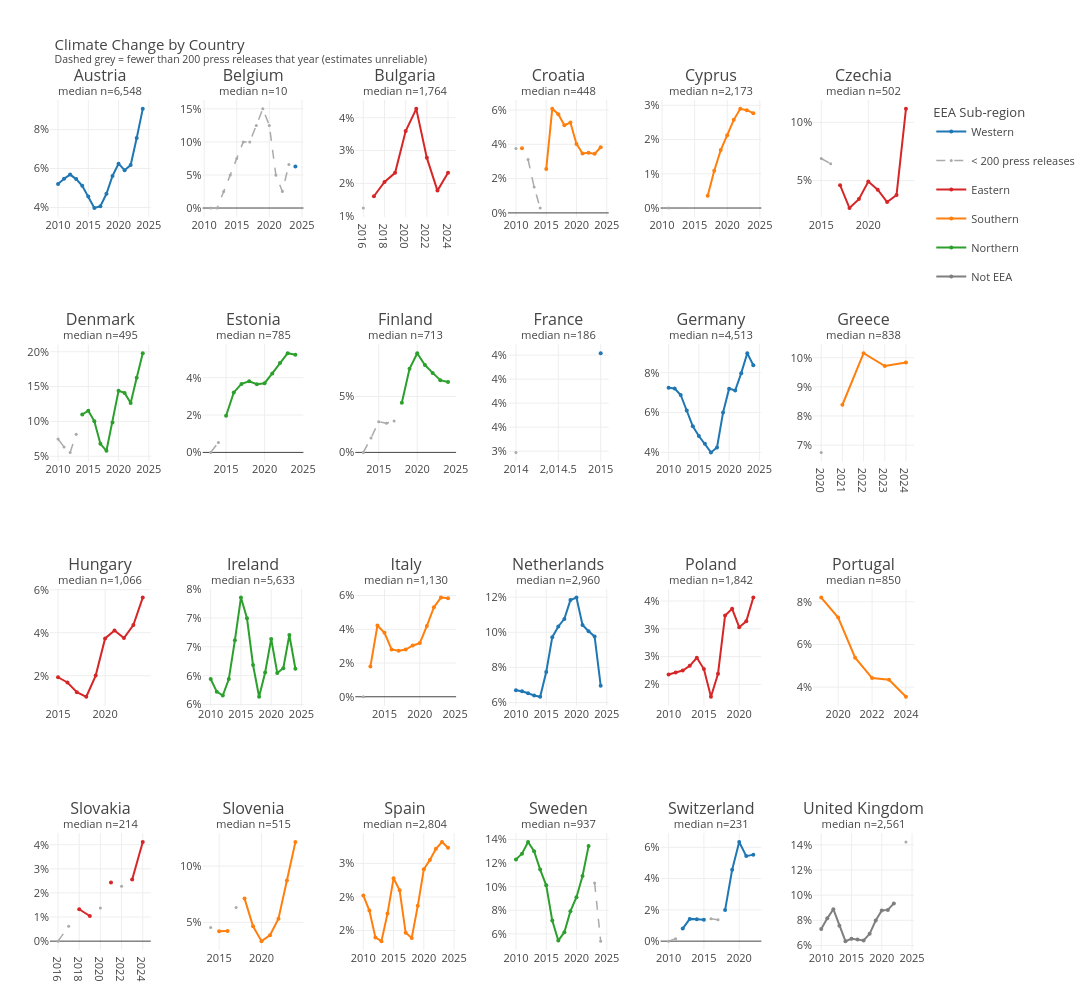
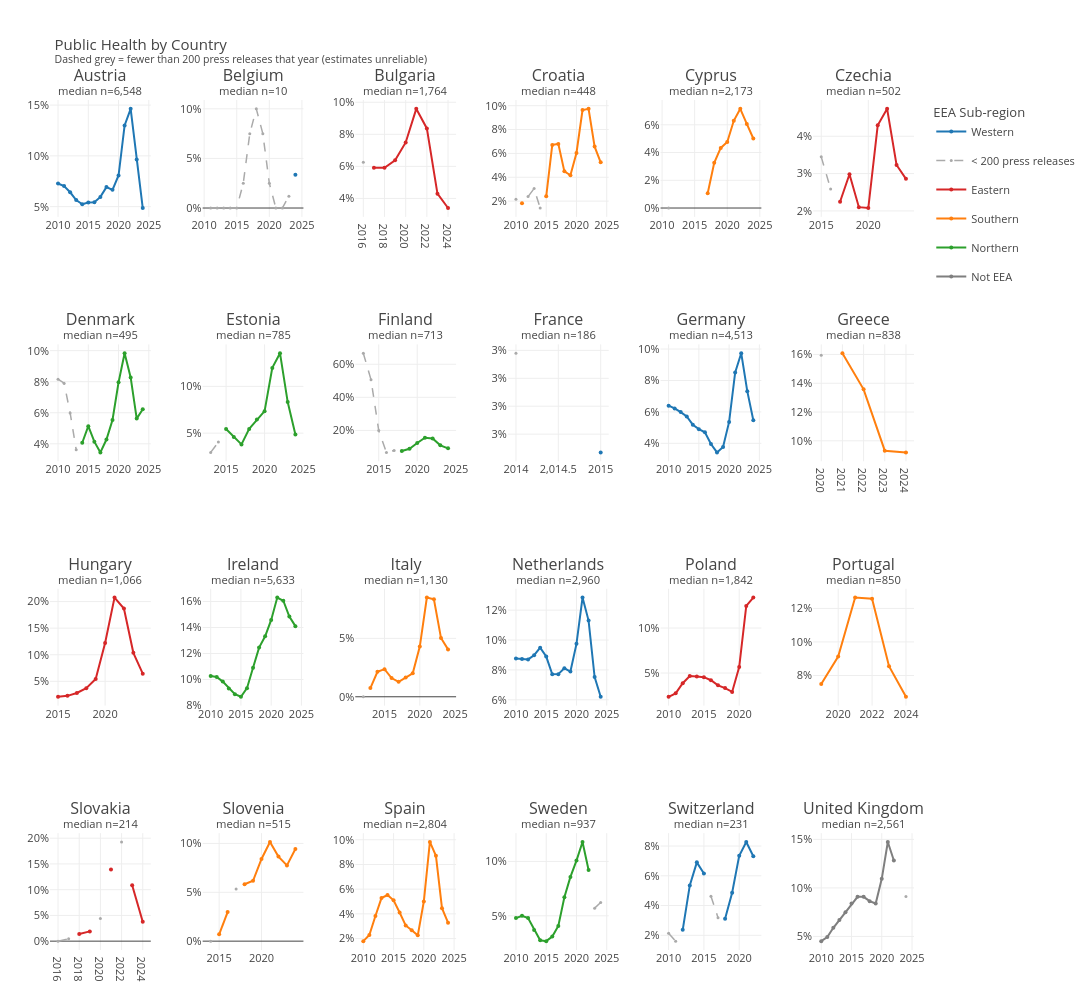

These figures' notebook cell, in order:
### Markdown cell above
## Country-level figures

Four figures showing attention to climate change, public health, and the climate–health nexus by country, 2010–2024. Countries are coloured by EEA sub-region (Western / Eastern / Northern / Southern / UK). Each panel uses an independent y-axis to show within-country trends clearly.

### Code cell
# ── Country-level figures ─────────────────────────────────────────────────────

df_country = pd.read_csv('../data/indicator_5_3_3_country.csv')
df_country = df_country[df_country['year'] < 2025]

# ── Infer total press releases per country-year from sum/mean ────────────────
# environment_climate_mean = climate_sum / n_total  →  n_total = sum / mean
# Use whichever mean is > 0; leave as NaN if all three are zero (no data).
def infer_n_total(row):
    for sum_col, mean_col in [('environment_climate_sum', 'environment_climate_mean'),
                               ('healthcare_sum',          'healthcare_mean'),
                               ('climate_health_sum',      'climate_health_mean')]:
        if row[mean_col] > 0:
            return round(row[sum_col] / row[mean_col])
    return np.nan

df_country['n_total'] = df_country.apply(infer_n_total, axis=1)

# Years with fewer than MIN_N press releases are flagged as low-reliability.
MIN_N = 200

# ── EEA sub-region colours ───────────────────────────────────────────────────
region_colors = {
    'Western':  '#1f77b4',
    'Eastern':  '#d62728',
    'Northern': '#2ca02c',
    'Southern': '#ff7f0e',
    'Not EEA':  '#7f7f7f',   # UK
}

country_subplot_configs = {
    'environment_climate_mean': {
        'title': 'Climate Change by Country',
        'filename': 'indicator_5_3_3_country_climate_change.pdf',
        'format_pct': True,
    },
    'healthcare_mean': {
        'title': 'Public Health by Country',
        'filename': 'indicator_5_3_3_country_public_health.pdf',
        'format_pct': True,
    },
    'climate_health_mean': {
        'title': 'Climate & Health Nexus (mean) by Country',
        'filename': 'indicator_5_3_3_country_nexus_mean.pdf',
        'format_pct': True,
    },
    'climate_health_sum': {
        'title': 'Climate & Health Nexus (sum) by Country',
        'filename': 'indicator_5_3_3_country_nexus_sum.pdf',
        'format_pct': False,
    },
}

countries_sorted = sorted(df_country['country'].unique())
df_country['country'] = pd.Categorical(df_country['country'],
                                        categories=countries_sorted, ordered=True)
NCOLS = 6


def create_country_figure(df, col, config, save_path, min_n=MIN_N):
    """
    Faceted small-multiples figure: one panel per country, coloured by EEA sub-region.

    Data quality: years with fewer than `min_n` total press releases are shown
    as dashed grey; years above the threshold are solid coloured. None values are
    inserted so that the two traces never overlap and lines break cleanly at
    transitions between reliable and unreliable stretches.
    Panel titles show each country's median annual press-release count.
    """
    # Apply 2-pass rolling smoothing per country (same as party-family figures)
    smoothed = []
    for country in countries_sorted:
        sub = df[df['country'] == country].copy().sort_values('year')
        sub[col] = sub[col].rolling(window=2, min_periods=1).mean()
        sub[col] = sub[col].rolling(window=2, min_periods=1).mean()
        smoothed.append(sub)
    df_sm = pd.concat(smoothed, ignore_index=True)

    nrows = -(-len(countries_sorted) // NCOLS)   # ceiling division

    # Build panel titles with median n
    median_n = df.groupby('country')['n_total'].median().reindex(countries_sorted)
    panel_titles = [
        f"{c}<br><sup>median n={int(median_n[c]):,}</sup>"
        if pd.notna(median_n[c]) else f"{c}<br><sup>median n=?</sup>"
        for c in countries_sorted
    ]

    fig = make_subplots(
        rows=nrows, cols=NCOLS,
        subplot_titles=panel_titles,
        horizontal_spacing=0.06,
        vertical_spacing=0.15,
    )

    seen_regions = set()
    lo_legend_added = False

    for idx, country in enumerate(countries_sorted):
        row     = idx // NCOLS + 1
        col_num = idx % NCOLS + 1
        sub     = df_sm[df_sm['country'] == country].sort_values('year')

        region_label = df[df['country'] == country]['EEA sub-region division'].iloc[0]
        color = region_colors.get(region_label, '#888888')

        # Build two parallel arrays with None gaps so each year belongs to
        # exactly one trace — no overlap, clean line breaks at transitions.
        x_hi, y_hi = [], []
        x_lo, y_lo = [], []
        for _, r in sub.iterrows():
            is_reliable = pd.notna(r['n_total']) and r['n_total'] >= min_n
            if is_reliable:
                x_hi.append(r['year']);  y_hi.append(r[col])
                x_lo.append(None);       y_lo.append(None)
            else:
                x_hi.append(None);       y_hi.append(None)
                x_lo.append(r['year']);  y_lo.append(r[col])

        # ── Reliable years: solid coloured line (breaks at lo gaps) ──────────
        fig.add_trace(
            go.Scatter(
                x=x_hi, y=y_hi,
                mode='lines+markers',
                name=region_label,
                line=dict(color=color, width=2),
                marker=dict(size=4),
                connectgaps=False,
                showlegend=(region_label not in seen_regions),
                legendgroup=region_label,
            ),
            row=row, col=col_num,
        )
        seen_regions.add(region_label)

        # ── Low-n years: dashed grey line (breaks at hi gaps) ────────────────
        if any(v is not None for v in y_lo):
            fig.add_trace(
                go.Scatter(
                    x=x_lo, y=y_lo,
                    mode='lines+markers',
                    name=f'< {min_n} press releases',
                    line=dict(color='#aaaaaa', width=1.5, dash='dash'),
                    marker=dict(size=3, color='#aaaaaa'),
                    connectgaps=False,
                    showlegend=not lo_legend_added,
                    legendgroup='low_n',
                ),
                row=row, col=col_num,
            )
            lo_legend_added = True

        if config['format_pct']:
            fig.update_yaxes(tickformat='.0%', row=row, col=col_num)

    fig.update_layout(
        title=dict(
            text=(f"{config['title']}"
                  f"<br><sup>Dashed grey = fewer than {min_n:,} press releases "
                  f"that year (estimates unreliable)</sup>"),
            x=0.05,
        ),
        width=1400,
        height=220 * nrows + 120,
        template='presentation',
        font=dict(size=11),
        legend_title='EEA Sub-region',
        margin=dict(l=50, r=30, t=100, b=50),
    )

    fig.write_image(save_path, scale=3)
    print(f'Saved: {save_path}')
    # print figure 
    fig.show()


for col, config in country_subplot_configs.items():
    save_path = f"../appendix/{config['filename']}"
    create_country_figure(df_country, col, config, save_path)
